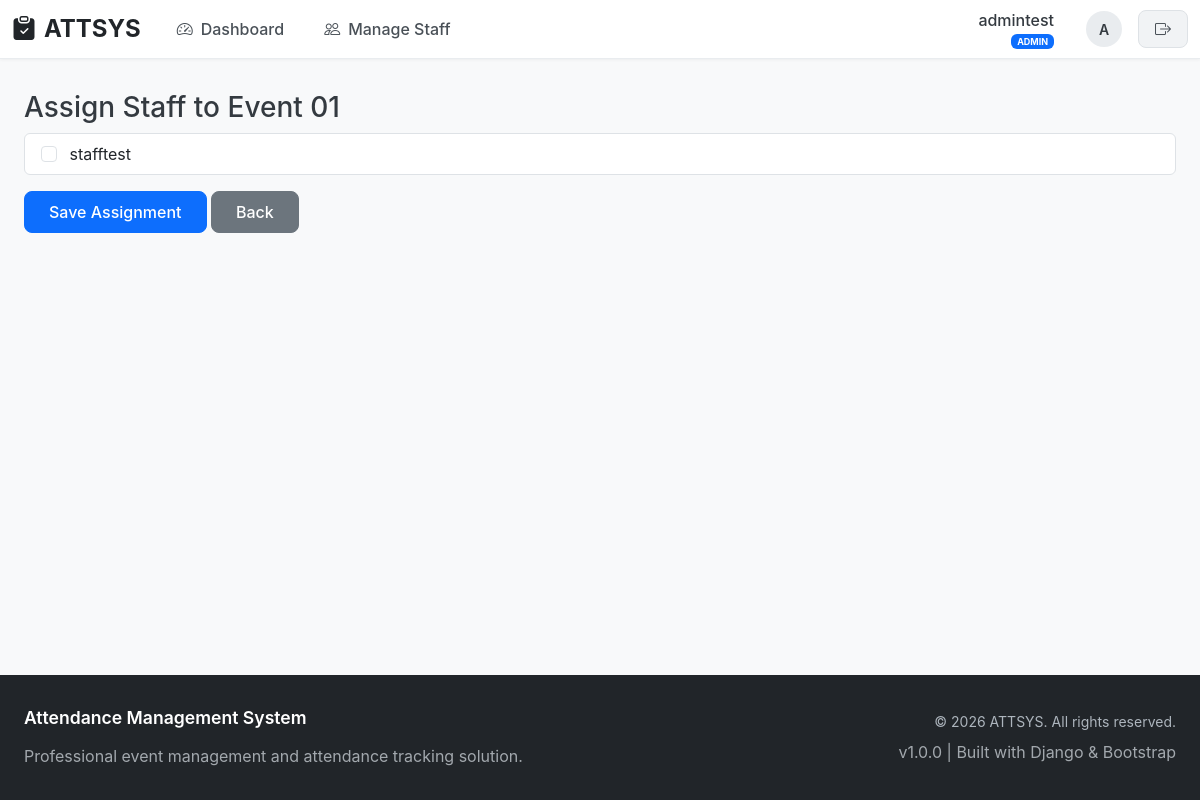
The page /attsys/event/22/assign/ (signed in) on the database as committed earlier.
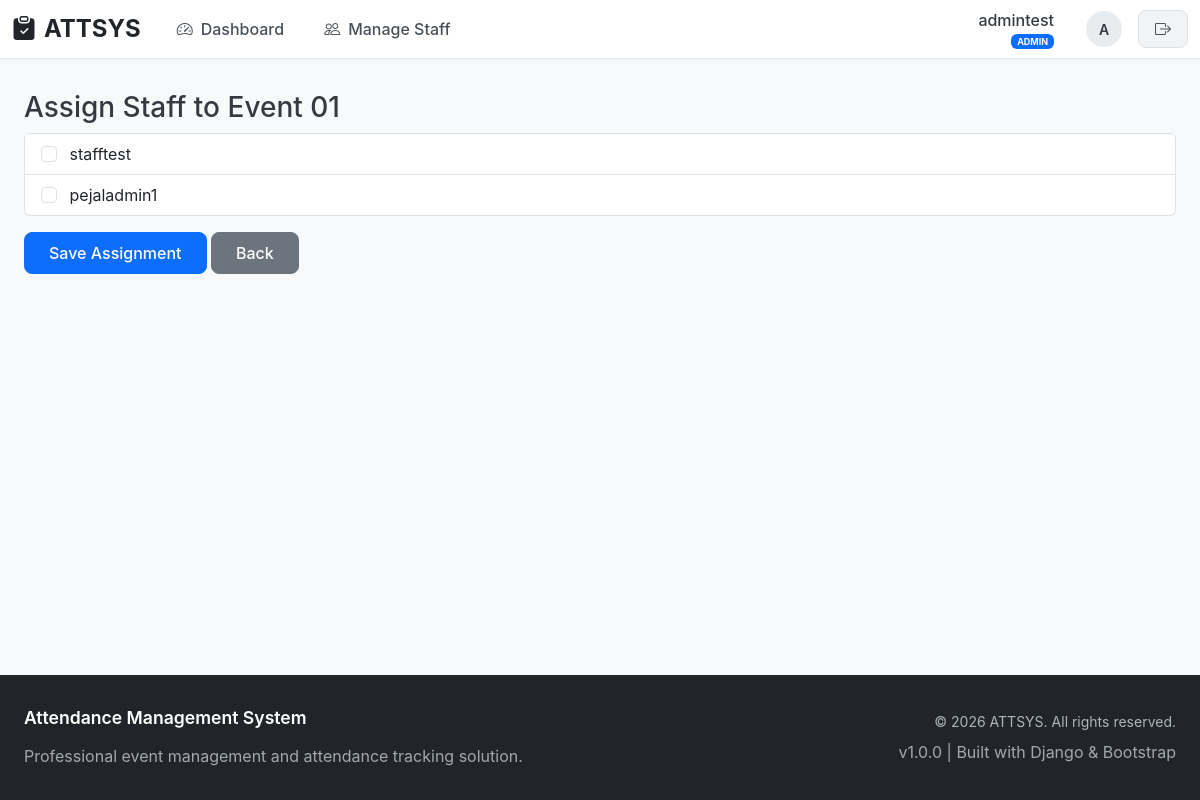
The same page on the database as committed later.
### attsys/models.py (models this page shows, shortened)
class User(AbstractUser):
    ROLE_CHOICES = (
        ('ADMIN', 'Admin'),
        ('STAFF', 'Staff'),
    )
    role = models.CharField(max_length=10, choices=ROLE_CHOICES, default='STAFF')
    phone_number = models.CharField(max_length=15, blank=True)

class Event(models.Model):
    title = models.CharField(max_length=200)
    description = models.TextField(blank=True)
    venue = models.CharField(max_length=200)
    date = models.DateField()
    start_time = models.TimeField()
    end_time = models.TimeField()
    created_by = models.ForeignKey(
        User,
        on_delete=models.CASCADE,
        related_name='events'
    )
    assigned_staff = models.ManyToManyField(
        settings.AUTH_USER_MODEL,
        blank=True,
        related_name='assigned_events'
    )
    check_in_token = models.UUIDField(default=uuid.uuid4, unique=True)
    is_active = models.BooleanField(default=False)
    created_at = models.DateTimeField(auto_now_add=True)

### attsys/views.py (the view)
# urls.py: path('event/<int:event_id>/assign/', views.assign_staff, name='assign_staff'),
@login_required
def assign_staff(request, event_id):
    if not request.user.is_active:
        return redirect('login')
    if request.user.role != 'ADMIN':
        return HttpResponseForbidden("Admins only")
    event = get_object_or_404(Event, id=event_id)
    staff_users = User.objects.filter(role='STAFF')
    if request.method == 'POST':
        selected_staff = request.POST.getlist('staff')
        event.assigned_staff.set(selected_staff)
        messages.success(request, "Staff assigned successfully")
        return redirect('event_detail', event_id=event.id)
    return render(request, 'assign_staff.html', {
        'event': event,
        'staff_users': staff_users
    })

### attsys/templates/assign_staff.html (shortened to what this page needs)
{% extends 'base.html' %}
{% block content %}
<h3>Assign Staff to {{ event.title }}</h3>
<form method="post">
    <div class="list-group mb-3">
        {% for staff in staff_users %}
        <label class="list-group-item">
            <input
                class="form-check-input me-2"
                type="checkbox"
                name="staff"
                value="{{ staff.id }}"
            >
            {{ staff.username }}
        </label>
        {% empty %}
        <div class="text-muted">No staff users found</div>
        {% endfor %}
    </div>
    <button type="submit" class="btn btn-primary">
        Save Assignment
    </button>
    <a href="{% url 'event_detail' event.id %}" class="btn btn-secondary">
        Back
    </a>
</form>
{% endblock %}

Rows that differ between the two databases and show on the page:
added User: username "pejaladmin1"
